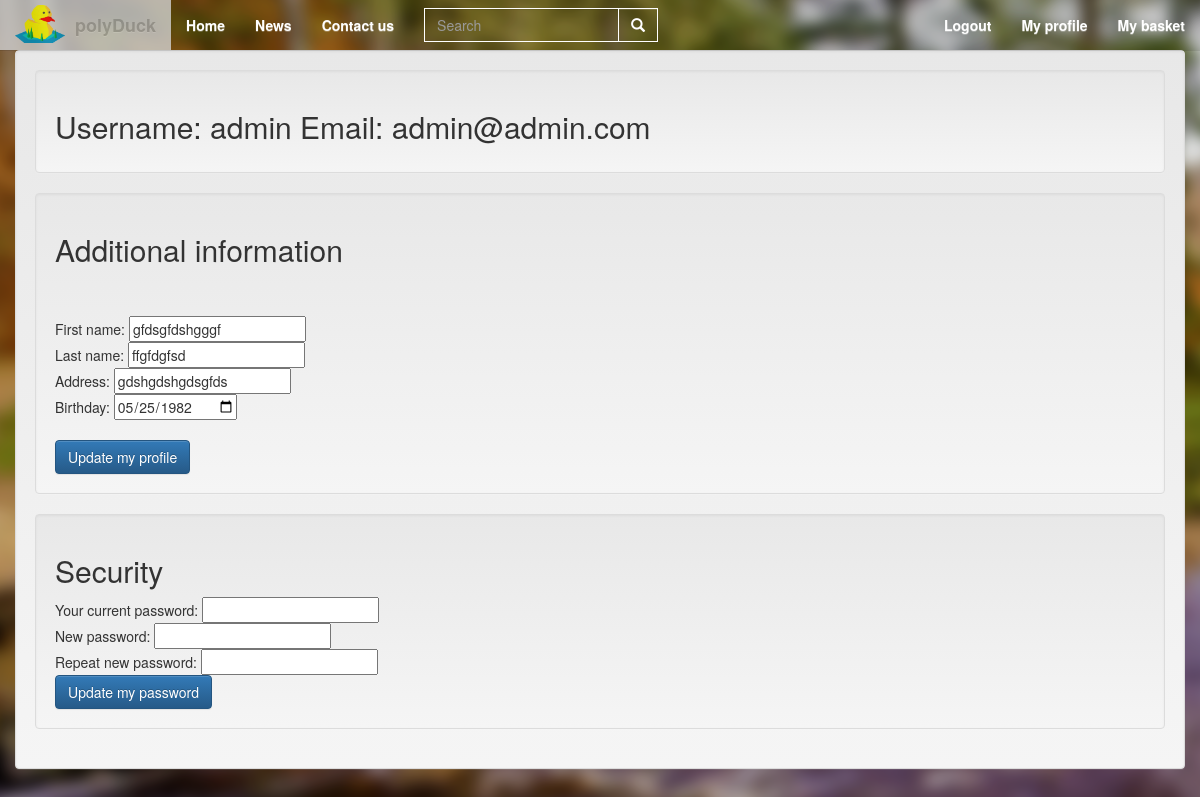
The page /index.php?page=profile (signed in) on the database its author committed.
### tables this page shows
CREATE TABLE `customers` (
  `customer_id` int(20) NOT NULL,
  `name` varchar(100) NOT NULL,
  `password` varchar(100) NOT NULL,
  `email` varchar(100) NOT NULL,
  `firstName` varchar(50) DEFAULT NULL,
  `lastName` varchar(50) DEFAULT NULL,
  `Address` varchar(200) DEFAULT NULL,
  `birth` date DEFAULT NULL,
  `basket` text,
  `up_votes` text
);

### model/Model.php (called while the page is built, shortened)
<?php
include_once ("model/Database.php");
 class Model {
        function Connect(){
         $db = require('model/conn.php');
         $connection = new Database($db);
         return $connection;
     }
     public function userProfile() {
         $user = $_SESSION['user_id'];
        $userData = $this->Connect()->getQuery("SELECT `customer_id`, `name`, `email`, `firstName`, `lastName`, `Address`, `birth` FROM `customers` WHERE `customer_id` = '{$user}' LIMIT 1");
         return $userData;
     }
}

### model/conn.php (called while the page is built)
<?php
 $host = "localhost";
 $user = "root";
 $pass = "lpokji12";
 $dbName = "db_cms";
return new Mysqli($host, $user, $pass, $dbName);

### model/Database.php (called while the page is built, shortened)
<?php
class Database
{
    protected $conn;
    public function __construct(mysqli $conn){
        $this->conn = $conn;
    }
    public function getConnection(){
    return $this->conn;
    }
    public function getQuery($query){
        $getData = $this->getConnection()->query($query);
        return $getData;
    }
}

### view/profile.php (the view)
<?php
    $user = mysqli_fetch_array($profile);
?>
<form method="post">
<div class="well container">
    <div class="well">
     <h2>Username: <?php echo $user['name']; ?>      Email: <?php echo $user['email']; ?></h2>
    </div>
    <div class="well">
        <h2>Additional information</h2><br /><br />
        First name:
        <input name="firstName" type="text" value="<?php echo $user['firstName']; ?>"><br />
        Last name:
        <input name="lastName" type="text" value="<?php echo $user['lastName']; ?>"><br />
        Address:
        <input name="Address" type="text" value="<?php echo $user['Address']; ?>"><br />
        Birthday:
        <input name="birthDay" type="date" value="<?php echo $user['birth']; ?>"><br /><br />
        <button class="btn btn-primary" type="submit" name="update_profile">Update my profile</button>
    </div>
    <div class="well">
        <h2>Security</h2>
        Your current password: <input id="current_pass" name="current_pass" type="password"> <br />
        New password: <input id="new_pass" name="new_pass" type="password"> <br />
        Repeat new password: <input id="renew_pass" name="new_pass_re" type="password"> <br />
        <button class="btn btn-primary" type="submit" name="update_password">Update my password</button>
    </div>
</div>
    </form>

### view/sass/main.css (style rules this page uses)
body { overflow-x: hidden; padding-top: 50px; background-color: black; }

### rows shown on the page
customers: name "admin", email "admin@admin.com", firstName "gfdsgfdshgggf", lastName "ffgfdgfsd", Address "gdshgdshgdsgfds", birthDay "05/25/1982"
